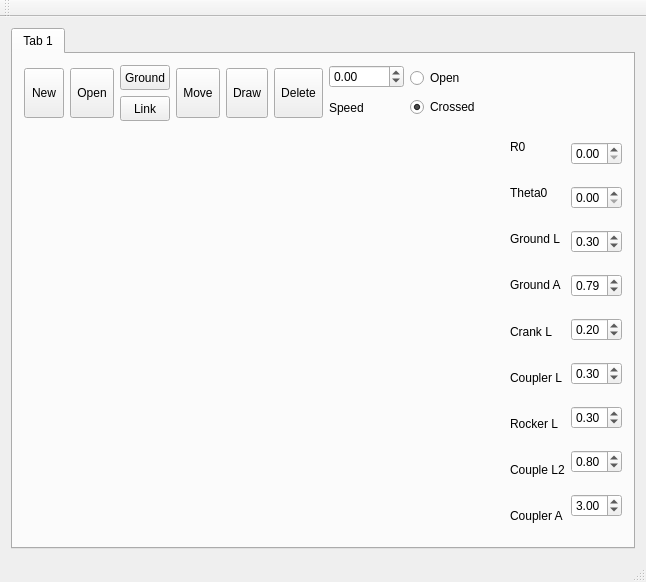
<?xml version="1.0" encoding="UTF-8"?>
<ui version="4.0">
 <class>GLTESTNEWClass</class>
 <widget class="QMainWindow" name="GLTESTNEWClass">
  <property name="geometry">
   <rect>
    <x>0</x>
    <y>0</y>
    <width>646</width>
    <height>582</height>
   </rect>
  </property>
  <property name="windowTitle">
   <string>GLTESTNEW</string>
  </property>
  <widget class="QWidget" name="centralWidget">
   <layout class="QVBoxLayout" name="verticalLayout_4">
    <item>
     <widget class="QTabWidget" name="tabWidget">
      <property name="currentIndex">
       <number>0</number>
      </property>
      <widget class="QWidget" name="tab">
       <attribute name="title">
        <string>Tab 1</string>
       </attribute>
       <layout class="QVBoxLayout" name="verticalLayout">
        <item>
         <layout class="QHBoxLayout" name="horizontalLayout_2">
          <item>
           <widget class="QToolButton" name="toolButton_3">
            <property name="sizePolicy">
             <sizepolicy hsizetype="Fixed" vsizetype="Fixed">
              <horstretch>0</horstretch>
              <verstretch>0</verstretch>
             </sizepolicy>
            </property>
            <property name="minimumSize">
             <size>
              <width>40</width>
              <height>50</height>
             </size>
            </property>
            <property name="text">
             <string>New</string>
            </property>
           </widget>
          </item>
          <item>
           <widget class="QToolButton" name="toolButton_4">
            <property name="sizePolicy">
             <sizepolicy hsizetype="Fixed" vsizetype="Fixed">
              <horstretch>0</horstretch>
              <verstretch>0</verstretch>
             </sizepolicy>
            </property>
            <property name="minimumSize">
             <size>
              <width>40</width>
              <height>50</height>
             </size>
            </property>
            <property name="text">
             <string>Open</string>
            </property>
           </widget>
          </item>
          <item>
           <layout class="QVBoxLayout" name="verticalLayout_2">
            <item>
             <widget class="QToolButton" name="toolButton">
              <property name="minimumSize">
               <size>
                <width>50</width>
                <height>25</height>
               </size>
              </property>
              <property name="text">
               <string>Ground</string>
              </property>
             </widget>
            </item>
            <item>
             <widget class="QToolButton" name="toolButton_2">
              <property name="minimumSize">
               <size>
                <width>50</width>
                <height>25</height>
               </size>
              </property>
              <property name="text">
               <string>Link</string>
              </property>
             </widget>
            </item>
           </layout>
          </item>
          <item>
           <widget class="QToolButton" name="toolButton_5">
            <property name="sizePolicy">
             <sizepolicy hsizetype="Fixed" vsizetype="Fixed">
              <horstretch>0</horstretch>
              <verstretch>0</verstretch>
             </sizepolicy>
            </property>
            <property name="minimumSize">
             <size>
              <width>40</width>
              <height>50</height>
             </size>
            </property>
            <property name="text">
             <string>Move</string>
            </property>
           </widget>
          </item>
          <item>
           <widget class="QToolButton" name="toolButton_6">
            <property name="sizePolicy">
             <sizepolicy hsizetype="Fixed" vsizetype="Fixed">
              <horstretch>0</horstretch>
              <verstretch>0</verstretch>
             </sizepolicy>
            </property>
            <property name="minimumSize">
             <size>
              <width>40</width>
              <height>50</height>
             </size>
            </property>
            <property name="text">
             <string>Draw</string>
            </property>
           </widget>
          </item>
          <item>
           <widget class="QToolButton" name="toolButton_7">
            <property name="sizePolicy">
             <sizepolicy hsizetype="Fixed" vsizetype="Fixed">
              <horstretch>0</horstretch>
              <verstretch>0</verstretch>
             </sizepolicy>
            </property>
            <property name="minimumSize">
             <size>
              <width>40</width>
              <height>50</height>
             </size>
            </property>
            <property name="text">
             <string>Delete</string>
            </property>
           </widget>
          </item>
          <item>
           <layout class="QVBoxLayout" name="verticalLayout_7">
            <item>
             <widget class="QDoubleSpinBox" name="doubleSpinBox">
              <property name="minimum">
               <double>-1000.000000000000000</double>
              </property>
              <property name="maximum">
               <double>1000.000000000000000</double>
              </property>
              <property name="singleStep">
               <double>0.010000000000000</double>
              </property>
             </widget>
            </item>
            <item>
             <widget class="QLabel" name="label_10">
              <property name="text">
               <string>Speed</string>
              </property>
             </widget>
            </item>
           </layout>
          </item>
          <item>
           <layout class="QVBoxLayout" name="verticalLayout_5">
            <item>
             <widget class="QRadioButton" name="radioButton_2">
              <property name="text">
               <string>Open</string>
              </property>
             </widget>
            </item>
            <item>
             <widget class="QRadioButton" name="radioButton">
              <property name="text">
               <string>Crossed</string>
              </property>
              <property name="checked">
               <bool>true</bool>
              </property>
             </widget>
            </item>
           </layout>
          </item>
          <item>
           <spacer name="horizontalSpacer">
            <property name="orientation">
             <enum>Qt::Horizontal</enum>
            </property>
            <property name="sizeHint" stdset="0">
             <size>
              <width>40</width>
              <height>20</height>
             </size>
            </property>
           </spacer>
          </item>
         </layout>
        </item>
        <item>
         <layout class="QHBoxLayout" name="horizontalLayout">
          <item>
           <layout class="QHBoxLayout" name="horizontalLayout_3">
            <item>
             <widget class="GLWidget" name="widget" native="true">
              <property name="sizePolicy">
               <sizepolicy hsizetype="Expanding" vsizetype="Expanding">
                <horstretch>0</horstretch>
                <verstretch>0</verstretch>
               </sizepolicy>
              </property>
             </widget>
            </item>
           </layout>
          </item>
          <item>
           <layout class="QVBoxLayout" name="verticalLayout_6">
            <item>
             <widget class="QLabel" name="label">
              <property name="text">
               <string>R0</string>
              </property>
             </widget>
            </item>
            <item>
             <widget class="QLabel" name="label_8">
              <property name="text">
               <string>Theta0</string>
              </property>
             </widget>
            </item>
            <item>
             <widget class="QLabel" name="label_9">
              <property name="text">
               <string>Ground L</string>
              </property>
             </widget>
            </item>
            <item>
             <widget class="QLabel" name="label_7">
              <property name="text">
               <string>Ground A</string>
              </property>
             </widget>
            </item>
            <item>
             <widget class="QLabel" name="label_6">
              <property name="text">
               <string>Crank L</string>
              </property>
             </widget>
            </item>
            <item>
             <widget class="QLabel" name="label_5">
              <property name="text">
               <string>Coupler L</string>
              </property>
             </widget>
            </item>
            <item>
             <widget class="QLabel" name="label_4">
              <property name="text">
               <string>Rocker L</string>
              </property>
             </widget>
            </item>
            <item>
             <widget class="QLabel" name="label_3">
              <property name="text">
               <string>Couple L2</string>
              </property>
             </widget>
            </item>
            <item>
             <widget class="QLabel" name="label_2">
              <property name="text">
               <string>Coupler A</string>
              </property>
             </widget>
            </item>
           </layout>
          </item>
          <item>
           <layout class="QVBoxLayout" name="verticalLayout_3">
            <item>
             <widget class="QDoubleSpinBox" name="doubleSpinBox_2">
              <property name="maximum">
               <double>2.000000000000000</double>
              </property>
              <property name="singleStep">
               <double>0.010000000000000</double>
              </property>
             </widget>
            </item>
            <item>
             <widget class="QDoubleSpinBox" name="doubleSpinBox_4">
              <property name="maximum">
               <double>6.290000000000000</double>
              </property>
              <property name="singleStep">
               <double>0.010000000000000</double>
              </property>
             </widget>
            </item>
            <item>
             <widget class="QDoubleSpinBox" name="doubleSpinBox_5">
              <property name="maximum">
               <double>2.000000000000000</double>
              </property>
              <property name="singleStep">
               <double>0.010000000000000</double>
              </property>
              <property name="value">
               <double>0.300000000000000</double>
              </property>
             </widget>
            </item>
            <item>
             <widget class="QDoubleSpinBox" name="doubleSpinBox_6">
              <property name="maximum">
               <double>6.290000000000000</double>
              </property>
              <property name="singleStep">
               <double>0.010000000000000</double>
              </property>
              <property name="value">
               <double>0.790000000000000</double>
              </property>
             </widget>
            </item>
            <item>
             <widget class="QDoubleSpinBox" name="doubleSpinBox_7">
              <property name="maximum">
               <double>2.000000000000000</double>
              </property>
              <property name="singleStep">
               <double>0.010000000000000</double>
              </property>
              <property name="value">
               <double>0.200000000000000</double>
              </property>
             </widget>
            </item>
            <item>
             <widget class="QDoubleSpinBox" name="doubleSpinBox_3">
              <property name="maximum">
               <double>2.000000000000000</double>
              </property>
              <property name="singleStep">
               <double>0.010000000000000</double>
              </property>
              <property name="value">
               <double>0.300000000000000</double>
              </property>
             </widget>
            </item>
            <item>
             <widget class="QDoubleSpinBox" name="doubleSpinBox_8">
              <property name="maximum">
               <double>2.000000000000000</double>
              </property>
              <property name="singleStep">
               <double>0.010000000000000</double>
              </property>
              <property name="value">
               <double>0.300000000000000</double>
              </property>
             </widget>
            </item>
            <item>
             <widget class="QDoubleSpinBox" name="doubleSpinBox_9">
              <property name="maximum">
               <double>2.000000000000000</double>
              </property>
              <property name="singleStep">
               <double>0.010000000000000</double>
              </property>
              <property name="value">
               <double>0.800000000000000</double>
              </property>
             </widget>
            </item>
            <item>
             <widget class="QDoubleSpinBox" name="doubleSpinBox_10">
              <property name="maximum">
               <double>6.290000000000000</double>
              </property>
              <property name="singleStep">
               <double>0.010000000000000</double>
              </property>
              <property name="value">
               <double>3.000000000000000</double>
              </property>
             </widget>
            </item>
           </layout>
          </item>
         </layout>
        </item>
       </layout>
      </widget>
     </widget>
    </item>
   </layout>
  </widget>
  <widget class="QMenuBar" name="menuBar">
   <property name="geometry">
    <rect>
     <x>0</x>
     <y>0</y>
     <width>646</width>
     <height>21</height>
    </rect>
   </property>
  </widget>
  <widget class="QToolBar" name="mainToolBar">
   <attribute name="toolBarArea">
    <enum>TopToolBarArea</enum>
   </attribute>
   <attribute name="toolBarBreak">
    <bool>false</bool>
   </attribute>
  </widget>
  <widget class="QStatusBar" name="statusBar"/>
 </widget>
 <layoutdefault spacing="6" margin="11"/>
 <customwidgets>
  <customwidget>
   <class>GLWidget</class>
   <extends>QWidget</extends>
   <header>glwidget.h</header>
   <container>1</container>
  </customwidget>
 </customwidgets>
 <resources>
  <include location="gltestnew.qrc"/>
 </resources>
 <connections>
  <connection>
   <sender>toolButton</sender>
   <signal>clicked(bool)</signal>
   <receiver>toolButton</receiver>
   <slot>setOn(bool)</slot>
   <hints>
    <hint type="sourcelabel">
     <x>163</x>
     <y>99</y>
    </hint>
    <hint type="destinationlabel">
     <x>163</x>
     <y>99</y>
    </hint>
   </hints>
  </connection>
  <connection>
   <sender>toolButton</sender>
   <signal>toggled(bool)</signal>
   <receiver>toolButton</receiver>
   <slot>setChecked(bool)</slot>
   <hints>
    <hint type="sourcelabel">
     <x>163</x>
     <y>99</y>
    </hint>
    <hint type="destinationlabel">
     <x>163</x>
     <y>99</y>
    </hint>
   </hints>
  </connection>
  <connection>
   <sender>radioButton_2</sender>
   <signal>toggled(bool)</signal>
   <receiver>radioButton</receiver>
   <slot>toggle()</slot>
   <hints>
    <hint type="sourcelabel">
     <x>438</x>
     <y>88</y>
    </hint>
    <hint type="destinationlabel">
     <x>432</x>
     <y>120</y>
    </hint>
   </hints>
  </connection>
  <connection>
   <sender>radioButton</sender>
   <signal>toggled(bool)</signal>
   <receiver>radioButton_2</receiver>
   <slot>toggle()</slot>
   <hints>
    <hint type="sourcelabel">
     <x>410</x>
     <y>116</y>
    </hint>
    <hint type="destinationlabel">
     <x>412</x>
     <y>86</y>
    </hint>
   </hints>
  </connection>
 </connections>
</ui>
